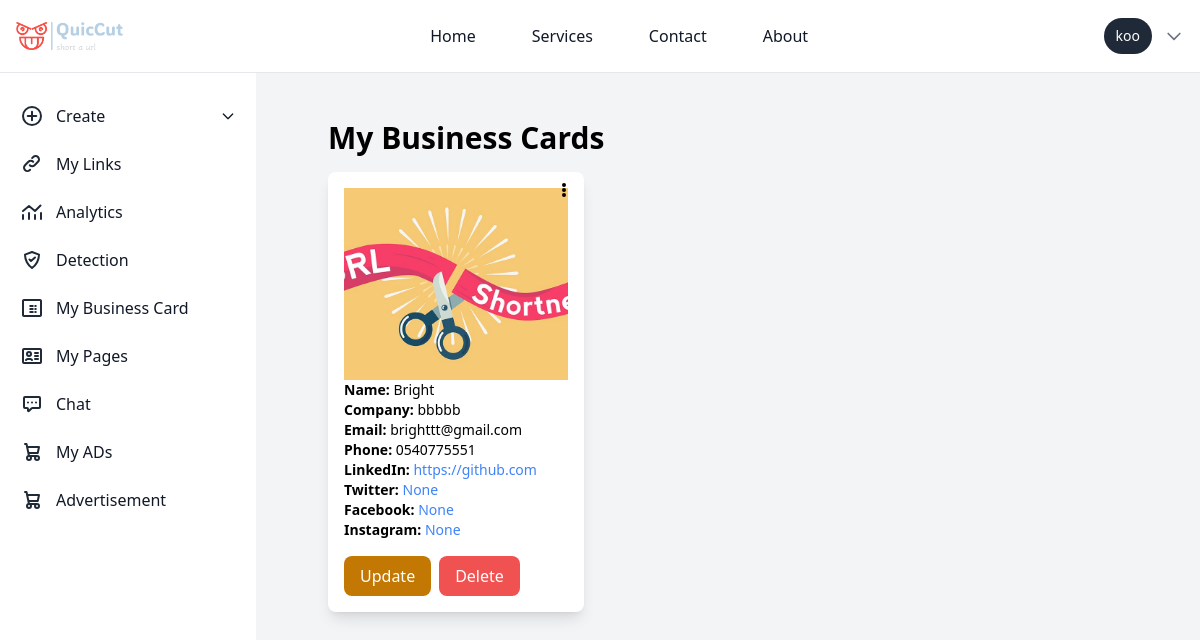
/business_card/business-cards/ (signed in), run on the app's committed database.
### business_card/models.py (models this page shows, shortened)
class UserBusinessCard(models.Model):
    user = models.ForeignKey(User, on_delete=models.CASCADE)
    template = models.ForeignKey(BusinessCardTemplate, on_delete=models.CASCADE, blank=True, null=True)
    custom_template_image = models.ImageField(upload_to='custom_templates/', blank=True, null=True)
    name = models.CharField(max_length=100)
    company_name = models.CharField(max_length=100)
    email = models.EmailField()
    phone_number = models.CharField(max_length=15)
    linkedin = models.URLField(blank=True, null=True)
    twitter = models.URLField(blank=True, null=True)
    facebook = models.URLField(blank=True, null=True)
    instagram = models.URLField(blank=True, null=True)
    created_at = models.DateTimeField(auto_now_add=True)
    logo = models.ImageField(upload_to='logos/', blank=True, null=True)

### business_card/views.py (the view)
# urls.py: path('business-cards/', views.business_card_list, name='business_card_list'),
@login_required
def business_card_list(request):
    business_cards = UserBusinessCard.objects.filter(user=request.user)
    return render(request, 'business_card/business_card_list.html', {'business_cards': business_cards})

### chat/templatetags/chat_tags.py (called while the page is built)
@register.simple_tag
def unread_message_count(user):
    return Message.objects.filter(receiver=user, is_read=False).count()

### templates/business_card/business_card_list.html (shortened to what this page needs)
{% extends "basehome/base.html" %}
{% block content %}
{% load static %}
<body class="overflow-hidden">
<div class="bg-gray-100 p-10 sm:ml-64 mt-12 overflow-y-auto max-h-screen">
    <div class="w-full h-screen bg-gray-100">
    <div class="container mx-auto  p-8 rounded-lg ">
        <h1 class="text-3xl font-bold mb-4">My Business Cards</h1>
        <div class="grid grid-cols-1 md:grid-cols-2 lg:grid-cols-3 gap-4">
            {% for card in business_cards %}
            <div class="bg-white p-4 rounded-lg shadow-lg relative">
                <div class="h-48 overflow-hidden">
                    {% if card.custom_template_image %}
                        <img src="{{ card.custom_template_image.url }}" alt="Business Card Template" class="w-full h-full object-cover">
                    {% else %}
                        <img src="{{ card.template.image.url }}" alt="Business Card Template" class="w-full h-full object-cover">
                    {% endif %}
                </div>
                <p class="text-sm"><strong>Name:</strong> {{ card.name }}</p>
                <p class="text-sm"><strong>Company:</strong> {{ card.company_name }}</p>
                <p class="text-sm"><strong>Email:</strong> {{ card.email }}</p>
                <p class="text-sm"><strong>Phone:</strong> {{ card.phone_number }}</p>
                <p class="text-sm"><strong>LinkedIn:</strong> <a href="{{ card.linkedin }}" class="text-blue-500 hover:underline break-words">{{ card.linkedin }}</a></p>
                <p class="text-sm"><strong>Twitter:</strong> <a href="{{ card.twitter }}" class="text-blue-500 hover:underline break-words">{{ card.twitter }}</a></p>
                <p class="text-sm"><strong>Facebook:</strong> <a href="{{ card.facebook }}" class="text-blue-500 hover:underline break-words">{{ card.facebook }}</a></p>
                <p class="text-sm"><strong>Instagram:</strong> <a href="{{ card.instagram }}" class="text-blue-500 hover:underline break-words">{{ card.instagram }}</a></p>
                <div class="mt-4 flex space-x-2">
                    <a href="{% url 'business_card_update' card.pk %}" class="bg-yellow-500 text-white px-4 py-2 rounded-lg hover:bg-yellow-600">Update</a>
                    <a href="{% url 'business_card_delete' card.pk %}" class="bg-red-500 text-white px-4 py-2 rounded-lg hover:bg-red-600">Delete</a>
                </div>
                <div class="absolute top-2 right-2">
                    <button class="relative">
                        <svg class="w-6 h-6" fill="currentColor" viewBox="0 0 24 24">
                            <path d="M12 7a2 2 0 110-4 2 2 0 010 4zm0 5a2 2 0 110-4 2 2 0 010 4zm0 5a2 2 0 110-4 2 2 0 010 4z"></path>
                        </svg>
                    </button>
                </div>
            </div>
            {% endfor %}
        </div>
    </div>
    <br>
    <br>
    <br>
</div>
</div>
</body>
{% endblock %}

### templates/basehome/base.html (shortened to what this page needs)
{% load compress %}
{% load static %}
{% load chat_tags %}
<!DOCTYPE html>
<html lang="en">
<head>
    {% compress css %}
    <link rel="stylesheet" href="{% static 'src/output.css' %}">
    {% endcompress %}
</head>
<body class="p-0 m-0">
  <nav class="bg-white dark:bg-gray-900 border-b border-gray-200 dark:border-gray-700  fixed w-full z-10 top-0">
    <div class="max-w-screen-xl mx-auto p-4 flex flex-wrap items-center justify-between">
       <a href="#" class=" items-center ">
          <img src="{% static 'logo.png' %}" class="h-6 me-3 sm:h-7" alt="logo" />
        </a>
        <div class="flex items-center md:order-2 space-x-3 rtl:space-x-reverse">
            {% if user.is_authenticated %}
            <span class="flex items-center text-sm bg-gray-800 text-white rounded-full py-2 px-3 focus:ring-4 focus:ring-gray-300 dark:focus:ring-gray-600">
                {{ user.username }}
            </span>
            <div class="relative">
                <button id="user-menu-button" class="flex items-center text-sm text-gray-500 hover:text-gray-700 dark:text-gray-400 dark:hover:text-gray-300 focus:outline-none">
                    <svg class="w-5 h-5" fill="none" stroke="currentColor" viewBox="0 0 24 24" xmlns="http://www.w3.org/2000/svg">
                        <path stroke-linecap="round" stroke-linejoin="round" stroke-width="2" d="M19 9l-7 7-7-7"></path>
                    </svg>
                </button>
            </div>
            {% endif %}
        </div>
        <div class="hidden w-full md:flex md:w-auto md:order-1" id="navbar-user">
            <ul class="flex flex-col p-4 mt-4 bg-gray-50 md:bg-white dark:bg-gray-800 md:dark:bg-gray-900 md:mt-0 md:flex-row md:space-x-8 md:p-0 border border-gray-100 rounded-lg md:border-0 dark:border-gray-700">
                <li>
                    <a href="{% url 'landingpage' %}" class="block py-2 px-3 text-gray-900 hover:text-blue-700 dark:text-white md:hover:bg-transparent md:dark:hover:text-blue-500 dark:hover:bg-gray-700 dark:hover:text-white md:dark:hover:bg-transparent">Home</a>
                </li>
                <li>
                    <a href="{% url 'service' %}" class="block py-2 px-3 text-gray-900 hover:text-blue-700 dark:text-white md:hover:bg-transparent md:dark:hover:text-blue-500 dark:hover:bg-gray-700 dark:hover:text-white md:dark:hover:bg-transparent">Services</a>
                </li>
                <li>
                    <a href="{% url 'contact' %}" class="block py-2 px-3 text-gray-900 hover:text-blue-700 dark:text-white md:hover:bg-transparent md:dark:hover:text-blue-500 dark:hover:bg-gray-700 dark:hover:text-white md:dark:hover:bg-transparent">Contact</a>
                </li>
                <li>
                    <a href="{% url 'about' %}" class="block py-2 px-3 text-gray-900 hover:text-blue-700 dark:text-white md:hover:bg-transparent md:dark:hover:text-blue-500 dark:hover:bg-gray-700 dark:hover:text-white md:dark:hover:bg-transparent">About</a>
                </li>
            </ul>
        </div>
    </div>
</nav>
{% if user.is_authenticated %}
    <nav class="bg-white">
      <aside id="logo-sidebar" class=" fixed mt-20 left-0 z-40 w-64 h-screen transition-transform -translate-x-full sm:translate-x-0" aria-label="Sidebar">
        <div class="h-full px-3 py-4 overflow-y-auto bg-white dark:bg-white-800">
        <div >
          <div >
            <ul id="sidebar" class="space-y-2 font-medium">
             <li x-data="{ open: false }">
              <a href="javascript:void(0);" @click="open = !open" class="flex items-center p-2 text-gray-900 rounded-lg dark:text-white hover:bg-gray-100 dark:hover:bg-gray-700 group">
                  <span class="ms-3">Create</span>
                  <svg :class="{ 'rotate-180': open }" class="w-4 h-4 ml-auto transition-transform duration-200" xmlns="http://www.w3.org/2000/svg" fill="none" viewBox="0 0 24 24" stroke="currentColor">
                      <path stroke-linecap="round" stroke-linejoin="round" stroke-width="2" d="M19 9l-7 7-7-7"/>
                  </svg>
              </a>
          </li>
            <li>
              <a href="{% url 'user_links' %}" class="flex items-center p-2 text-gray-900 rounded-lg dark:text-white hover:bg-gray-100 dark:hover:bg-gray-700 group">
               <span class="ms-3">My Links</span>
               </a>
             </li>
             <li>
              <a href="{% url 'analytics_view' %}" class="flex items-center p-2 text-gray-900 rounded-lg dark:text-white hover:bg-gray-100 dark:hover:bg-gray-700 group">
                <svg class="w-6 h-6 text-gray-800 dark:text-white" aria-hidden="true" xmlns="http://www.w3.org/2000/svg" width="24" height="24" fill="none" viewBox="0 0 24 24">
                  <path stroke="currentColor" stroke-linecap="round" stroke-linejoin="round" stroke-width="2" d="M3 15v4m6-6v6m6-4v4m6-6v6M3 11l6-5 6 5 5.5-5.5"/>
                </svg>
                 <span class="flex-1 ms-3 whitespace-nowrap">Analytics</span>
              </a>
           </li>
           <li>
            <a href="{% url 'predict' %}" class="flex items-center p-2 text-gray-900 rounded-lg dark:text-white hover:bg-gray-100 dark:hover:bg-gray-700 group">
               <span class="flex-1 ms-3 whitespace-nowrap">Detection</span>
            </a>
         </li>
   <li>
    <a href="{% url 'business_card_list' %}" class="flex items-center p-2 text-gray-900 rounded-lg dark:text-white hover:bg-gray-100 dark:hover:bg-gray-700 group">
       <span class="flex-1 ms-3 whitespace-nowrap">My Business Card</span>
    </a>
 </li>
 <li>
  <a href="{% url 'user_landing_pages' %}" class="flex items-center p-2 text-gray-900 rounded-lg dark:text-white hover:bg-gray-100 dark:hover:bg-gray-700 group">
     <span class="flex-1 ms-3 whitespace-nowrap">My Pages</span>
  </a>
</li>
    <li>
      <a href="{% url 'chat_list' %}"  class="flex items-center p-2 text-gray-900 rounded-lg dark:text-white hover:bg-gray-100 dark:hover:bg-gray-700 group">
         <span class="flex-1 ms-3 whitespace-nowrap">Chat</span>
         {% load chat_tags %}
         {% unread_message_count user as unread_count %}
      </a>
   </li>
    <li>
      <a href="{% url 'my_content'%}" class="flex items-center p-2 text-gray-900 rounded-lg dark:text-white hover:bg-gray-100 dark:hover:bg-gray-700 group">
        <span class="ms-3">My ADs</span>
        </a>
      </li>
             <li>
              <a href="{% url 'content_list' %}" class="flex items-center p-2 text-gray-900 rounded-lg dark:text-white hover:bg-gray-100 dark:hover:bg-gray-700 group">
                 <span class="flex-1 ms-3 whitespace-nowrap">Advertisement</span>
              </a>
           </li>
            </ul>
          </div>
        </div>
        <br>
        <br>
        <br>
        <br>
      </nav>
      {% endif %}
      <div id="contentss">
      {% block content %}
      {% endblock %}
      </div>
</body>
</html>

### data on the page
UserBusinessCard: custom_template_image (picture), name "Bright", company_name "bbbbb", email "brighttt@gmail.com", phone_number "0540775551", linkedin "https://github.com", twitter "None", facebook "None", instagram "None"

### other printed values
{{ user.username }} "koo"
